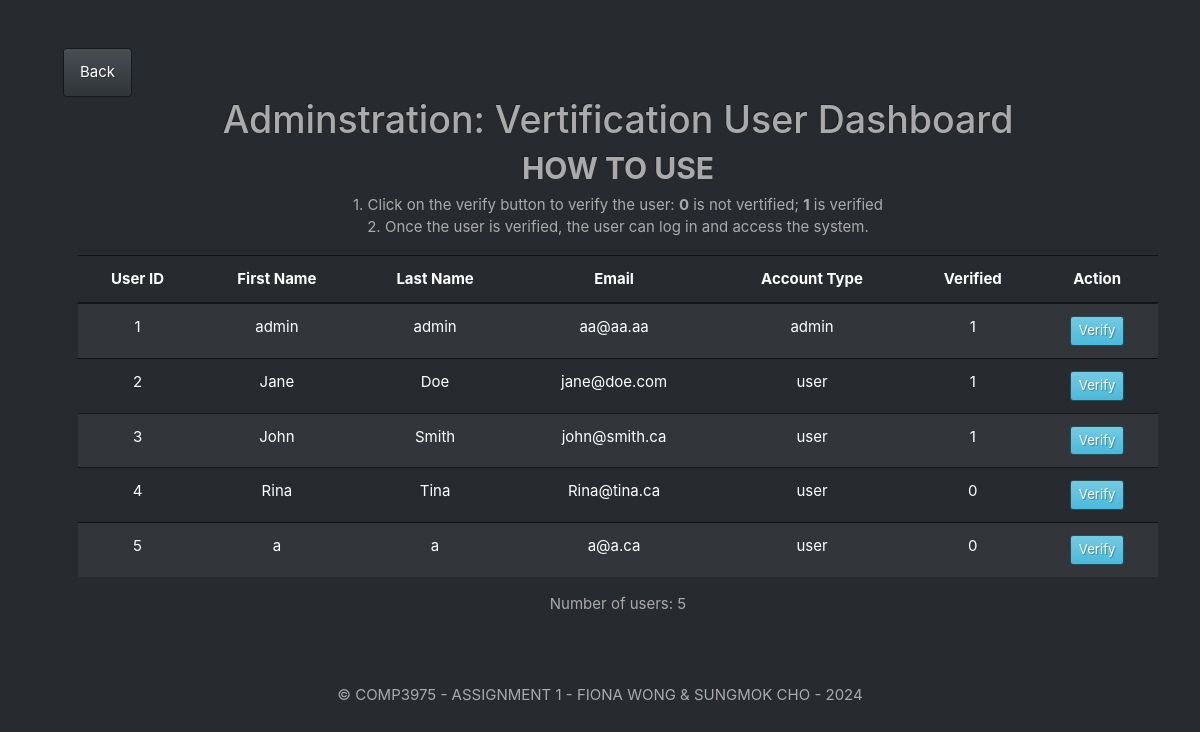
Page /members/admin.php on the earlier database version.
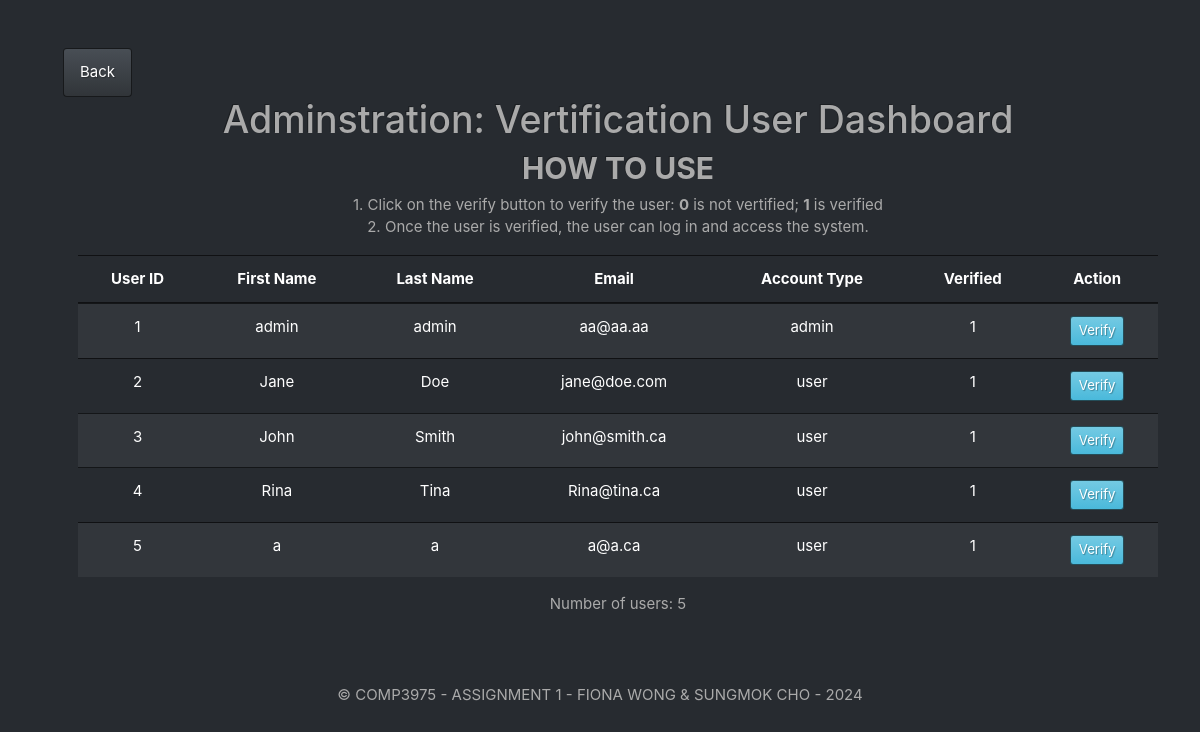
Same page on the later database version.
### tables this page shows
CREATE TABLE users (
    id INTEGER PRIMARY KEY AUTOINCREMENT,
    username TEXT NOT NULL,
    password TEXT NOT NULL, 
    first_name TEXT NOT NULL,
    last_name TEXT NOT NULL,
    account_type TEXT NOT NULL,
    verified BOOLEAN DEFAULT 0,
    created_at DATETIME DEFAULT CURRENT_TIMESTAMP
);

### bank.php (called while the page is built, shortened)
<?php
class Bank{
    private $dbPath;
    public function __construct($dbPath) {
        $this->dbPath = $dbPath;
    }
    public function getUsers() {
        $conn = new SQLite3($this->dbPath);
        $sql = "SELECT * FROM users";
        $result = $conn->query($sql);
        $users = [];
        while ($row = $result->fetchArray(SQLITE3_ASSOC)) {
            $users[] = $row;
        }
        return $users;
    }
}
?>

### members/admin.php (the view, shortened to what this page needs)
<?php include("../include/_header.php") ?>
<a href="home.php" class="btn btn-primary">Back</a>
<div class="container text-center">
    <h1>Adminstration: Vertification User Dashboard</h1>
    <h2><b>HOW TO USE</b></h2>
    <p> 1. Click on the verify button to verify the user: <b>0</b> is not vertified; <b>1</b> is verified <br>
     2. Once the user is verified, the user can log in and access the system.</p>
    <div class="row">
        <div class="col-md-12">
            <table class="table table-striped">
                <thead>
                    <tr>
                        <th scope="col">User ID</th>
                        <th scope="col">First Name</th>
                        <th scope="col">Last Name</th>
                        <th scope="col">Email</th>
                        <th scope="col">Account Type</th>
                        <th scope="col">Verified</th>
                        <th scope="col">Action</th>
                    </tr>
                </thead>
                <tbody>
                    <?php
                    require_once "../bank.php";
                    $dbPath = '../bank.sqlite';
                    $bank = new Bank($dbPath);
                    $users = $bank->getUsers();
                    foreach ($users as $user) {
                        echo "<tr>";
                        echo "<td>" . $user['id'] . "</td>";
                        echo "<td>" . $user['first_name'] . "</td>";
                        echo "<td>" . $user['last_name'] . "</td>";
                        echo "<td>" . $user['username'] . "</td>";
                        echo "<td>" . $user['account_type'] . "</td>";
                        echo "<td>" . $user['verified'] . "</td>";
                        echo "<td>" . "<a href='verify_user.php?id=" . $user['id'] . "' class='btn btn-info btn-sm'>Verify</a>" . "</td>";
                        echo "</tr>";
                        }
                    ?>
                </tbody>
            </table>
            <div>
                <p>Number of users: <?php echo count($users); ?> </p>
            </div>
        </div>
    </div>
</div>
<?php include("../include/_footer.php") ?>

Differences in the rows shown:
changed users "Rina": verified "0" → "1"
changed users "a@a.ca": verified "0" → "1"
